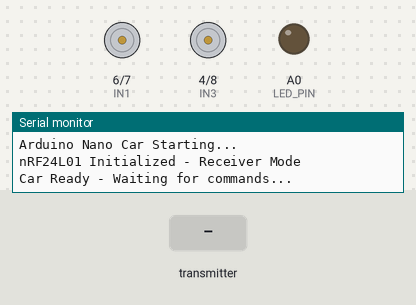
A sketch run on a simulated Arduino Nano, built with avr-gcc and run on an emulated ATmega328P. Shown: motor-driver pin pairs drawn as motors (green arrow = first pin HIGH = forward, orange = second pin HIGH = backward, longer = more drive, scaled by the enable pin), output pins drawn as LEDs (lit = HIGH), the last lines printed to the serial monitor. Dashed ring = blinking. Inputs (shaded band) come from the test bench. No radio packets arrive unless stated.

Above: at 2.4 s.
2.5 s: the transmitter starts sending speed = 256
At 3.1 s:
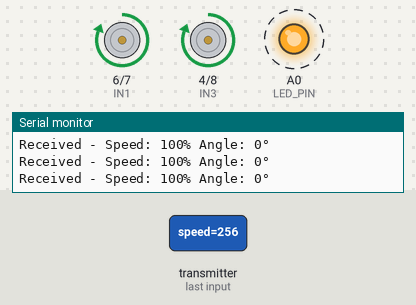
5.5 s: the transmitter starts sending angle = 45
At 5.9 s:
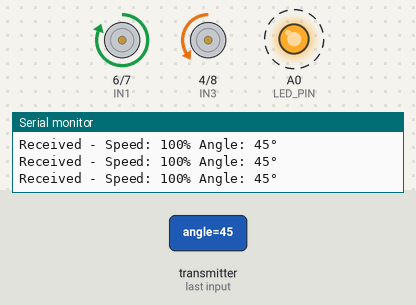
8.5 s: the transmitter starts sending angle = 0
At 8.7 s:
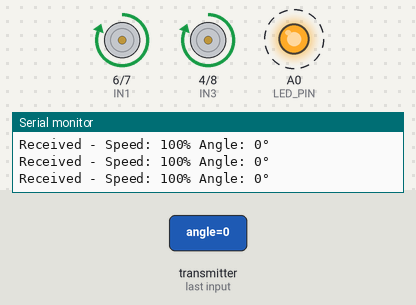
11.5 s: the transmitter starts sending speed = 0
At 12.7 s:
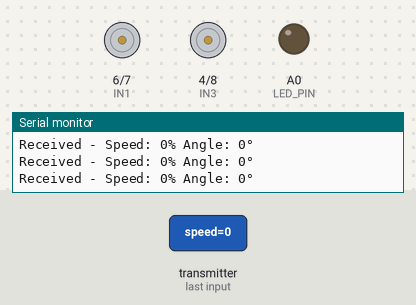
13.0 s: the transmitter starts sending speed = 512
At 13.3 s:
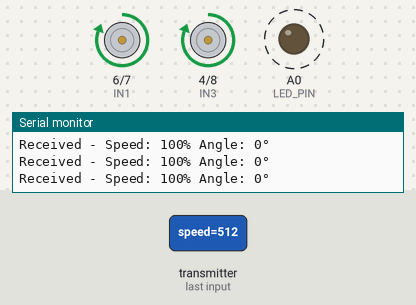
16.0 s: the transmitter starts sending angle = 90
At 16.1 s:
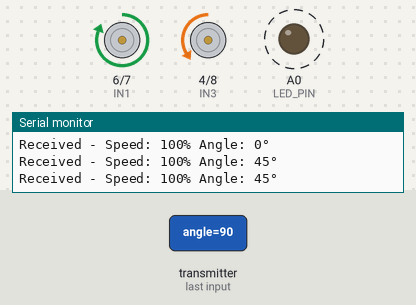
Timing chart, 0 to 20.0 s (numbered marks = the images above; inputs shaded):
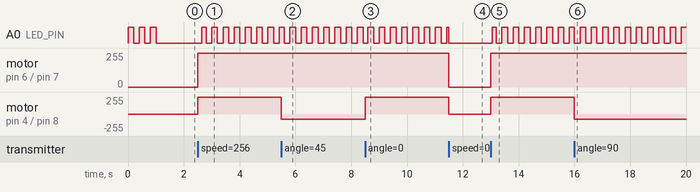

Measured:
- after the input at 2.5 s, A0 (LED_PIN): alternates HIGH for 0.20 s and LOW for 0.20 s, starting after 0.15 s; motor on pin 6 (IN1) / pin 7 (IN2), motor on pin 4 (IN3) / pin 8 (IN4): stopped → forward 255/255 at once
- after the input at 5.5 s, motor on pin 4 (IN3) / pin 8 (IN4): forward 255/255 → backward 76/255 at once
- after the input at 8.5 s, motor on pin 4 (IN3) / pin 8 (IN4): backward 76/255 → forward 255/255 at once
- after the input at 11.5 s, motor on pin 6 (IN1) / pin 7 (IN2), motor on pin 4 (IN3) / pin 8 (IN4): forward 255/255 → stopped at once
- after the input at 13.0 s, A0 (LED_PIN): alternates HIGH for 0.20 s and LOW for 0.20 s, starting after 0.05 s; motor on pin 6 (IN1) / pin 7 (IN2), motor on pin 4 (IN3) / pin 8 (IN4): stopped → forward 255/255 at once
- after the input at 16.0 s, motor on pin 4 (IN3) / pin 8 (IN4): forward 255/255 → backward 76/255 at once

The sketch:

Nano_code_final.ino
```cpp
// Arduino Nano Car Code - Mounted on 4WD Car
// Receives commands via nRF24L01 and controls motors through L298N

#include <SPI.h>
#include <nRF24L01.h>
#include <RF24.h>

// nRF24L01 Configuration
RF24 radio(9, 10); // CE, CSN pins
const byte address[6] = "00001"; // Must match transmitter address

// L298N Motor Driver Pins
// Motor A (Left side motors)
const int ENA = 5;   // PWM pin for left motors speed
const int IN1 = 6;   // Left motors direction pin 1
const int IN2 = 7;   // Left motors direction pin 2

// Motor B (Right side motors)
const int ENB = 3;   // PWM pin for right motors speed
const int IN3 = 4;   // Right motors direction pin 1
const int IN4 = 8;   // Right motors direction pin 2

// Note: With 4WD and one L298N, we typically connect:
// - Front-left and Rear-left motors in parallel to Motor A
// - Front-right and Rear-right motors in parallel to Motor B

// Data structure to receive
struct DataPacket {
  int speed;
  int angle;
};

DataPacket receivedData;

// Control variables
int currentSpeed = 0;
int currentAngle = 0;
unsigned long lastDataTime = 0;
const unsigned long TIMEOUT = 500; // Stop if no data for 500ms

// LED indicator
const int LED_PIN = A0; // Using analog pin as digital for LED

// Battery monitoring (optional)
const int BATTERY_PIN = A1; // Voltage divider to monitor battery
float batteryVoltage = 0;
unsigned long lastBatteryCheck = 0;

void setup() {
  // Initialize Serial for debugging
  Serial.begin(9600);
  Serial.println("Arduino Nano Car Starting...");

  // Initialize nRF24L01
  if (!radio.begin()) {
    Serial.println("ERROR: nRF24L01 not responding!");
    Serial.println("Check wiring: CE->9, CSN->10, SCK->13, MOSI->11, MISO->12");
    while (1) {
      // Blink LED to indicate error
      pinMode(LED_PIN, OUTPUT);
      digitalWrite(LED_PIN, HIGH);
      delay(100);
      digitalWrite(LED_PIN, LOW);
      delay(100);
    }
  }

  radio.openReadingPipe(0, address);
  radio.setPALevel(RF24_PA_HIGH); // Match transmitter power level
  radio.setDataRate(RF24_250KBPS); // Match transmitter data rate
  radio.startListening(); // This is the receiver

  Serial.println("nRF24L01 Initialized - Receiver Mode");

  // Setup motor pins
  pinMode(ENA, OUTPUT);
  pinMode(IN1, OUTPUT);
  pinMode(IN2, OUTPUT);
  pinMode(ENB, OUTPUT);
  pinMode(IN3, OUTPUT);
  pinMode(IN4, OUTPUT);

  // Setup LED
  pinMode(LED_PIN, OUTPUT);

  // Stop all motors initially
  stopCar();

  // Check battery voltage
  // checkBattery();

  // Blink LED to indicate ready
  for(int i = 0; i < 3; i++) {
    digitalWrite(LED_PIN, HIGH);
    delay(200);
    digitalWrite(LED_PIN, LOW);
    delay(200);
  }

  Serial.println("Car Ready - Waiting for commands...");
}

void loop() {
  // Check for wireless data
  if (radio.available()) {
    radio.read(&receivedData, sizeof(receivedData));

    // Update control values
    currentSpeed = receivedData.speed;
    currentAngle = receivedData.angle;

    // Validate values
    currentSpeed = constrain(currentSpeed, 0, 100);
    currentAngle = constrain(currentAngle, -45, 45);

    // Apply motor control
    controlCar(currentSpeed, currentAngle);

    // Update LED (blink pattern based on speed)
    if (currentSpeed > 0) {
      digitalWrite(LED_PIN, (millis() / 200) % 2); // Blink when moving
    } else {
      digitalWrite(LED_PIN, LOW); // Off when stopped
    }

    // Debug output
    Serial.print("Received - Speed: ");
    Serial.print(currentSpeed);
    Serial.print("% Angle: ");
    Serial.print(currentAngle);
    Serial.println("°");

    lastDataTime = millis();
  }

  // Safety timeout - stop if no data received
  if (millis() - lastDataTime > TIMEOUT && currentSpeed > 0) {
    stopCar();
    digitalWrite(LED_PIN, LOW);
    Serial.println("Signal lost - Emergency stop!");
  }

  // Check battery voltage periodically (every 5 seconds)
  // if (millis() - lastBatteryCheck > 5000) {
  //   checkBattery();
  //   lastBatteryCheck = millis();
  // }
}

void controlCar(int speed, int angle) {
  // For 4 AA batteries (6V nominal, ~5V actual under load)
  // L298N has ~2V voltage drop, so motors get ~3-4V
  // We'll use higher PWM values to compensate

  // Convert speed percentage to PWM value
  // Using higher minimum PWM to overcome motor inertia with low voltage
  int baseSpeed;
  if (speed == 0) {
    baseSpeed = 0;
  } else {
    // Map 1-100% to 120-255 PWM (adjust if motors don't start)
    baseSpeed = map(speed, 1, 100, 120, 255);
  }

  // Calculate differential speed for turning
  float turnRatio = abs(angle) / 45.0; // 0 to 1

  int leftSpeed = baseSpeed;
  int rightSpeed = baseSpeed;

  if (angle < 0) {
    // Turn left - reduce left wheel speed
    leftSpeed = baseSpeed * (1 - turnRatio * 0.6); // Reduce up to 60%
    // For sharp turns, consider reversing inner wheel
    if (turnRatio > 0.8 && baseSpeed > 0) {
      // Sharp left turn - reverse left wheels
      leftSpeed = -baseSpeed * 0.3; // Reverse at 30% speed
    }
  } else if (angle > 0) {
    // Turn right - reduce right wheel speed
    rightSpeed = baseSpeed * (1 - turnRatio * 0.6); // Reduce up to 60%
    // For sharp turns, consider reversing inner wheel
    if (turnRatio > 0.8 && baseSpeed > 0) {
      // Sharp right turn - reverse right wheels
      rightSpeed = -baseSpeed * 0.3; // Reverse at 30% speed
    }
  }

  // Apply to motors
  if (baseSpeed == 0) {
    stopCar();
  } else {
    // Left motors
    if (leftSpeed >= 0) {
      // Forward
      digitalWrite(IN1, HIGH);
      digitalWrite(IN2, LOW);
      analogWrite(ENA, abs(leftSpeed));
    } else {
      // Reverse (for sharp turns)
      digitalWrite(IN1, LOW);
      digitalWrite(IN2, HIGH);
      analogWrite(ENA, abs(leftSpeed));
    }

    // Right motors
    if (rightSpeed >= 0) {
      // Forward
      digitalWrite(IN3, HIGH);
      digitalWrite(IN4, LOW);
      analogWrite(ENB, abs(rightSpeed));
    } else {
      // Reverse (for sharp turns)
      digitalWrite(IN3, LOW);
      digitalWrite(IN4, HIGH);
      analogWrite(ENB, abs(rightSpeed));
    }
  }
}

void stopCar() {
  // Stop all motors - brake mode
  digitalWrite(IN1, LOW);
  digitalWrite(IN2, LOW);
  digitalWrite(IN3, LOW);
  digitalWrite(IN4, LOW);

  analogWrite(ENA, 0);
  analogWrite(ENB, 0);

  currentSpeed = 0;
}

void checkBattery() {
  // Read battery voltage (if voltage divider is connected)
  // Use 10K + 10K resistor divider: Battery+ -> 10K -> A1 -> 10K -> GND
  int reading = analogRead(BATTERY_PIN);

  // Convert to voltage (assuming 5V reference and 2:1 divider)
  batteryVoltage = (reading / 1023.0) * 5.0 * 2.0;

  // 4 AA batteries: ~6V full, ~4V empty
  if (batteryVoltage > 0.5 && batteryVoltage < 4.5) {
    Serial.print("WARNING: Low battery! Voltage: ");
    Serial.print(batteryVoltage);
    Serial.println("V");

    // Flash LED as warning
    for(int i = 0; i < 5; i++) {
      digitalWrite(LED_PIN, HIGH);
      delay(50);
      digitalWrite(LED_PIN, LOW);
      delay(50);
    }
  } else if (batteryVoltage > 0.5) {
    Serial.print("Battery OK: ");
    Serial.print(batteryVoltage);
    Serial.println("V");
  }
}
```
